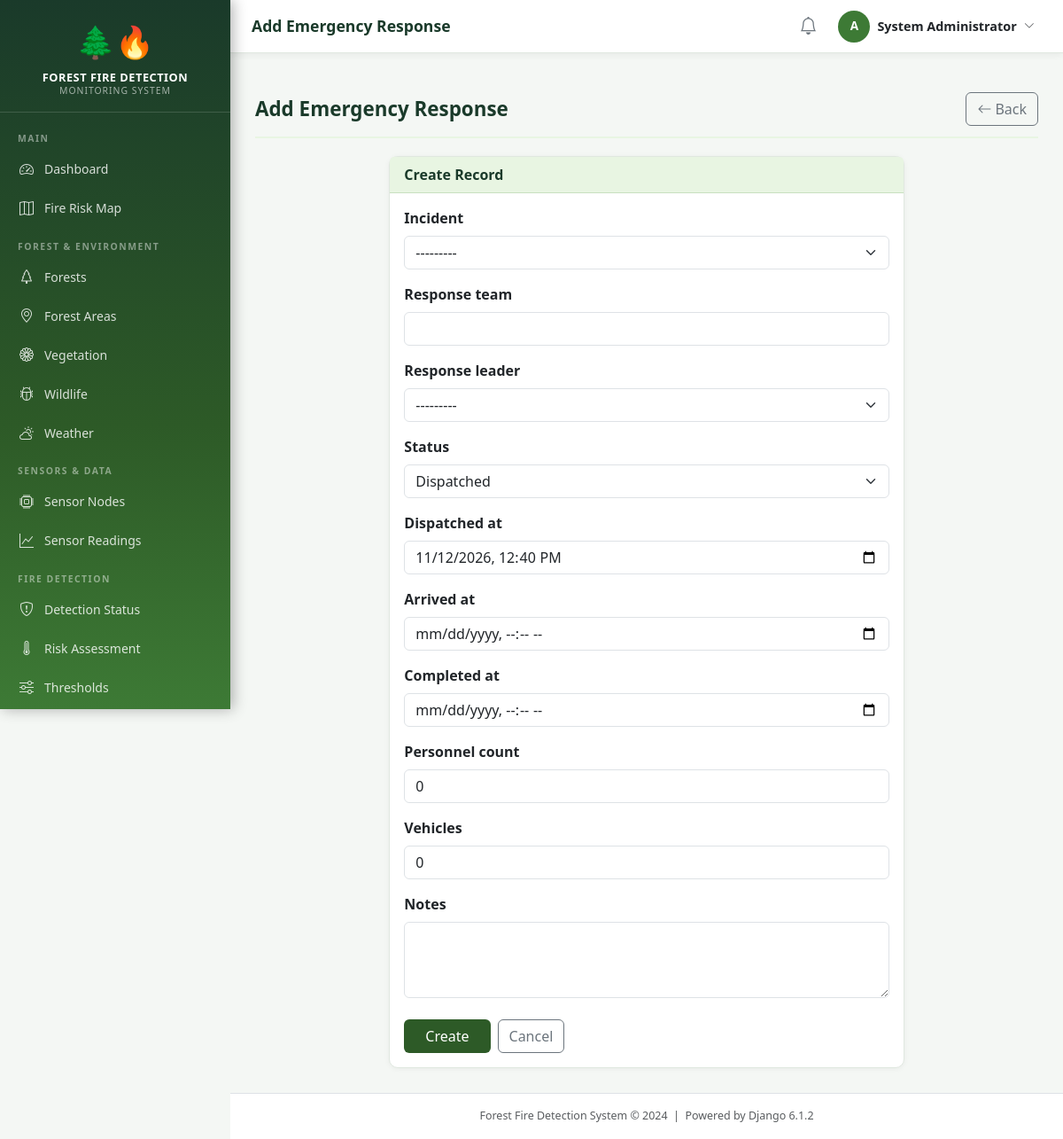
Screenshot of /response/add/ (signed in) with the database file from the repository.
### accounts/models.py (models this page shows, shortened)
class CustomUser(AbstractUser):
    ROLE_CHOICES = [
        ('administrator', 'Administrator'),
        ('forest_officer', 'Forest Officer'),
        ('fire_department', 'Fire Department'),
        ('local_authority', 'Local Authority'),
    ]
    role = models.CharField(max_length=20, choices=ROLE_CHOICES, default='forest_officer')
    phone_number = models.CharField(max_length=15, blank=True)
    department = models.CharField(max_length=100, blank=True)
    employee_id = models.CharField(max_length=20, blank=True)
    profile_picture = models.ImageField(upload_to='profiles/', blank=True, null=True)
    is_active = models.BooleanField(default=True)
    created_at = models.DateTimeField(auto_now_add=True)
    updated_at = models.DateTimeField(auto_now=True)
    def __str__(self):
        return f"{self.get_full_name() or self.username} ({self.get_role_display()})"
    @property
    def is_admin(self):
        return self.role == 'administrator' or self.is_superuser
    class Meta:
        verbose_name = 'User'
        verbose_name_plural = 'Users'

### incidents/models.py (models this page shows, shortened)
class FireIncident(models.Model):
    SEVERITY_CHOICES = [
        ('minor', 'Minor'),
        ('moderate', 'Moderate'),
        ('major', 'Major'),
        ('catastrophic', 'Catastrophic'),
    ]
    STATUS_CHOICES = [
        ('suspected', 'Suspected'),
        ('confirmed', 'Confirmed'),
        ('under_control', 'Under Control'),
        ('extinguished', 'Extinguished'),
        ('false_alarm', 'False Alarm'),
    ]
    incident_id = models.CharField(max_length=50, unique=True, blank=True)
    forest = models.ForeignKey(Forest, on_delete=models.SET_NULL, null=True,
                                related_name='fire_incidents')
    forest_area = models.ForeignKey(ForestArea, on_delete=models.SET_NULL, null=True, blank=True,
                                     related_name='fire_incidents')
    title = models.CharField(max_length=300)
    description = models.TextField(blank=True)
    latitude = models.DecimalField(max_digits=10, decimal_places=7, null=True, blank=True)
    longitude = models.DecimalField(max_digits=10, decimal_places=7, null=True, blank=True)
    location_description = models.CharField(max_length=500, blank=True)
    severity = models.CharField(max_length=15, choices=SEVERITY_CHOICES, default='minor')
    status = models.CharField(max_length=20, choices=STATUS_CHOICES, default='suspected')
    fire_start_time = models.DateTimeField(default=timezone.now)
    fire_end_time = models.DateTimeField(null=True, blank=True)
    area_burned_hectares = models.DecimalField(max_digits=8, decimal_places=2, null=True, blank=True)
    estimated_damage = models.TextField(blank=True)
    reported_by = models.ForeignKey(
        settings.AUTH_USER_MODEL, on_delete=models.SET_NULL, null=True, blank=True,
        related_name='reported_incidents'
    )
    reported_at = models.DateTimeField(auto_now_add=True)
    updated_at = models.DateTimeField(auto_now=True)
    is_simulated = models.BooleanField(default=False)
    def __str__(self):
        return f"{self.incident_id}: {self.title}"
    class Meta:
        ordering = ['-fire_start_time']
        verbose_name = 'Fire Incident'

### response_mgmt/views.py (the view)
# urls.py: path('add/', views.response_create, name='response_create'),
@login_required
def response_create(request):
    form = EmergencyResponseForm(request.POST or None)
    if form.is_valid():
        form.save()
        messages.success(request, 'Emergency response recorded.')
        return redirect('response_mgmt:response_list')
    return render(request, 'response_mgmt/response_form.html',
                  {'form': form, 'title': 'Add Emergency Response', 'action': 'Create'})

### core/context_processors.py (called while the page is built)
def alert_context(request):
    if request.user.is_authenticated:
        try:
            count = Alert.objects.filter(status='active').count()
        except Exception:
            count = 0
        return {'active_alert_count': count}
    return {'active_alert_count': 0}

### templates/response_mgmt/response_form.html (shortened to what this page needs)
{% extends 'base.html' %}
{% block content %}
<div class="section-header">
  <h1 class="section-title">{{ title }}</h1>
  <a href="{% url 'response_mgmt:response_list' %}" class="btn btn-outline-secondary"><i class="bi bi-arrow-left me-1"></i>Back</a>
</div>
<div class="row justify-content-center"><div class="col-md-8">
  <div class="card"><div class="card-header">{{ action }} Record</div>
  <div class="card-body">
    <form method="post" novalidate>{% csrf_token %}
      {% for field in form %}
      <div class="mb-3">
        <label class="form-label fw-semibold">{{ field.label }}</label>
        {{ field }}
      </div>{% endfor %}
      <div class="d-flex gap-2 mt-4">
        <button type="submit" class="btn btn-forest px-4">{{ action }}</button>
        <a href="{% url 'response_mgmt:response_list' %}" class="btn btn-outline-secondary">Cancel</a>
      </div>
    </form>
  </div></div>
</div></div>
{% endblock %}

### templates/base.html (shortened to what this page needs)
{% load static %}
<!DOCTYPE html>
<html lang="en">
<head>
    <link href="https://cdn.jsdelivr.net/npm/bootstrap@5.3.2/dist/css/bootstrap.min.css" rel="stylesheet">
    <link href="https://cdn.jsdelivr.net/npm/bootstrap-icons@1.11.3/font/bootstrap-icons.min.css" rel="stylesheet">
    <link rel="stylesheet" href="https://unpkg.com/leaflet@1.9.4/dist/leaflet.css">
    <link rel="stylesheet" href="{% static 'css/main.css' %}">
</head>
<body>
<nav class="sidebar" id="mainSidebar">
    <div class="sidebar-brand">
        <span class="brand-icon">🌲🔥</span>
        <div class="brand-title">Forest Fire Detection</div>
        <div class="brand-subtitle">Monitoring System</div>
    </div>
    <ul class="nav flex-column py-2">
        <li class="nav-section-label">Main</li>
        <li class="nav-item">
            <a class="nav-link" href="{% url 'dashboard:home' %}">
                <span class="icon"><i class="bi bi-speedometer2"></i></span> Dashboard
            </a>
        </li>
        <li class="nav-item">
            <a class="nav-link" href="{% url 'dashboard:fire_risk_map' %}">
                <span class="icon"><i class="bi bi-map"></i></span> Fire Risk Map
            </a>
        </li>
        <li class="nav-section-label">Forest & Environment</li>
        <li class="nav-item">
            <a class="nav-link" href="{% url 'forest_env:forest_list' %}">
                <span class="icon"><i class="bi bi-tree"></i></span> Forests
            </a>
        </li>
        <li class="nav-item">
            <a class="nav-link" href="{% url 'forest_env:area_list' %}">
                <span class="icon"><i class="bi bi-geo-alt"></i></span> Forest Areas
            </a>
        </li>
        <li class="nav-item">
            <a class="nav-link" href="{% url 'forest_env:vegetation_list' %}">
                <span class="icon"><i class="bi bi-flower1"></i></span> Vegetation
            </a>
        </li>
        <li class="nav-item">
            <a class="nav-link" href="{% url 'forest_env:wildlife_list' %}">
                <span class="icon"><i class="bi bi-bug"></i></span> Wildlife
            </a>
        </li>
        <li class="nav-item">
            <a class="nav-link" href="{% url 'forest_env:weather_list' %}">
                <span class="icon"><i class="bi bi-cloud-sun"></i></span> Weather
            </a>
        </li>
        <li class="nav-section-label">Sensors & Data</li>
        <li class="nav-item">
            <a class="nav-link" href="{% url 'sensors:node_list' %}">
                <span class="icon"><i class="bi bi-cpu"></i></span> Sensor Nodes
            </a>
        </li>
        <li class="nav-item">
            <a class="nav-link" href="{% url 'sensors:reading_list' %}">
                <span class="icon"><i class="bi bi-graph-up"></i></span> Sensor Readings
            </a>
        </li>
        <li class="nav-section-label">Fire Detection</li>
        <li class="nav-item">
            <a class="nav-link" href="{% url 'detection:status' %}">
                <span class="icon"><i class="bi bi-shield-exclamation"></i></span> Detection Status
            </a>
        </li>
        <li class="nav-item">
            <a class="nav-link" href="{% url 'detection:risk_dashboard' %}">
                <span class="icon"><i class="bi bi-thermometer-high"></i></span> Risk Assessment
            </a>
        </li>
        <li class="nav-item">
            <a class="nav-link" href="{% url 'detection:threshold_list' %}">
                <span class="icon"><i class="bi bi-sliders"></i></span> Thresholds
            </a>
        </li>
        <li class="nav-section-label">Alerts & Notifications</li>
    </ul>
</nav>
<div class="main-content">
    <div class="top-navbar">
        <div class="d-flex align-items-center gap-3">
            <span class="page-title-nav">{% block page_title %}{{ title|default:"Dashboard" }}{% endblock %}</span>
        </div>
        <div class="d-flex align-items-center gap-3">
            <a href="{% url 'alerts:alert_list' %}" class="position-relative text-secondary">
                <i class="bi bi-bell fs-5"></i>
            </a>
            <div class="dropdown">
                <button class="btn btn-sm d-flex align-items-center gap-2 border-0 bg-transparent"
                        data-bs-toggle="dropdown">
                    <div class="user-avatar">{{ user.username|first|upper }}</div>
                    <span class="d-none d-sm-inline text-dark fw-semibold" style="font-size:0.9rem;">
                        {{ user.get_full_name|default:user.username }}
                    </span>
                    <i class="bi bi-chevron-down small text-muted"></i>
                </button>
            </div>
        </div>
    </div>
    <div class="px-4 pt-3">
    </div>
    <div class="content-area">
        {% block content %}{% endblock %}
    </div>
    <footer class="text-center py-3 text-muted border-top bg-white" style="font-size:0.78rem;">
        Forest Fire Detection System &copy; 2024 &nbsp;|&nbsp; Powered by Django 6.1.2
    </footer>
</div>
</body>
</html>

### static/css/main.css (style rules this page uses)
:root { --forest-dark: #1a3a2a; --forest-green: #2d5a27; --forest-mid: #3d7a35; --forest-light: #5a9e4e; --forest-pale: #e8f5e2; --fire-red: #c0392b; --fire-orange: #e67e22; --fire-yellow: #f39c12; --warning-amber: #f0ad4e; --text-dark: #1a2a1a; --sidebar-width: 260px; --header-height: 60px; }
body { font-family: 'Segoe UI', system-ui, -apple-system, sans-serif; background-color: #f4f7f4; color: var(--text-dark); margin: 0; padding: 0; }
a { text-decoration: none; }
.sidebar { position: fixed; top: 0; left: 0; width: var(--sidebar-width); height: 100vh; background: linear-gradient(180deg, var(--forest-dark) 0%, var(--forest-green) 60%, var(--forest-mid) 100%); z-index: 1000; overflow-y: auto; transition: transform 0.3s ease; box-shadow: 3px 0 15px rgba(0,0,0,0.3); }
.sidebar-brand { padding: 20px 20px 15px; border-bottom: 1px solid rgba(255,255,255,0.15); text-align: center; }
.sidebar-brand .brand-icon { font-size: 2.2rem; display: block; margin-bottom: 6px; }
.sidebar-brand .brand-title { color: #fff; font-size: 0.8rem; font-weight: 700; letter-spacing: 0.5px; line-height: 1.3; text-transform: uppercase; }
.sidebar-brand .brand-subtitle { color: rgba(255,255,255,0.6); font-size: 0.65rem; letter-spacing: 1px; text-transform: uppercase; }
.nav-section-label { padding: 14px 20px 4px; color: rgba(255,255,255,0.45); font-size: 0.65rem; font-weight: 700; letter-spacing: 1.5px; text-transform: uppercase; }
.sidebar .nav-link { color: rgba(255,255,255,0.82); padding: 10px 20px; border-radius: 0; font-size: 0.875rem; display: flex; align-items: center; gap: 10px; transition: all 0.2s; }
.sidebar .nav-link .icon { width: 20px; text-align: center; font-size: 1rem; }
.main-content { margin-left: var(--sidebar-width); min-height: 100vh; display: flex; flex-direction: column; }
.top-navbar { background: #fff; border-bottom: 1px solid #e0e8e0; height: var(--header-height); display: flex; align-items: center; padding: 0 24px; position: sticky; top: 0; z-index: 999; box-shadow: 0 2px 8px rgba(0,0,0,0.06); justify-content: space-between; }
.page-title-nav { font-size: 1.1rem; font-weight: 600; color: var(--forest-dark); }
.user-avatar { width: 36px; height: 36px; border-radius: 50%; background: var(--forest-mid); color: #fff; display: flex; align-items: center; justify-content: center; font-weight: 700; font-size: 0.85rem; }
.content-area { padding: 28px; flex: 1; }
.card { border: 1px solid #e0e8e0; border-radius: 10px; box-shadow: 0 1px 6px rgba(0,0,0,0.05); }
.card-header { background-color: var(--forest-pale); border-bottom: 1px solid #c8e0c0; font-weight: 600; color: var(--forest-dark); }
.btn-forest { background-color: var(--forest-green); color: #fff; border: none; }
.section-header { display: flex; align-items: center; justify-content: space-between; margin-bottom: 20px; padding-bottom: 12px; border-bottom: 2px solid var(--forest-pale); }
.section-title { font-size: 1.4rem; font-weight: 700; color: var(--forest-dark); margin: 0; }

### rows the page displays
CustomUser: username|first "A", get_full_name "System Administrator"
FireIncident: form "---------"

### other values shown
{{ title|default:"Dashboard" }} "Add Emergency Response"
{{ title }} "Add Emergency Response"
{{ action }} "Create"
{{ field.label }} "Incident" "Response team" "Response leader" "Status" "Dispatched at" "Arrived at" "Completed at" "Personnel count" "Vehicles" "Notes"
